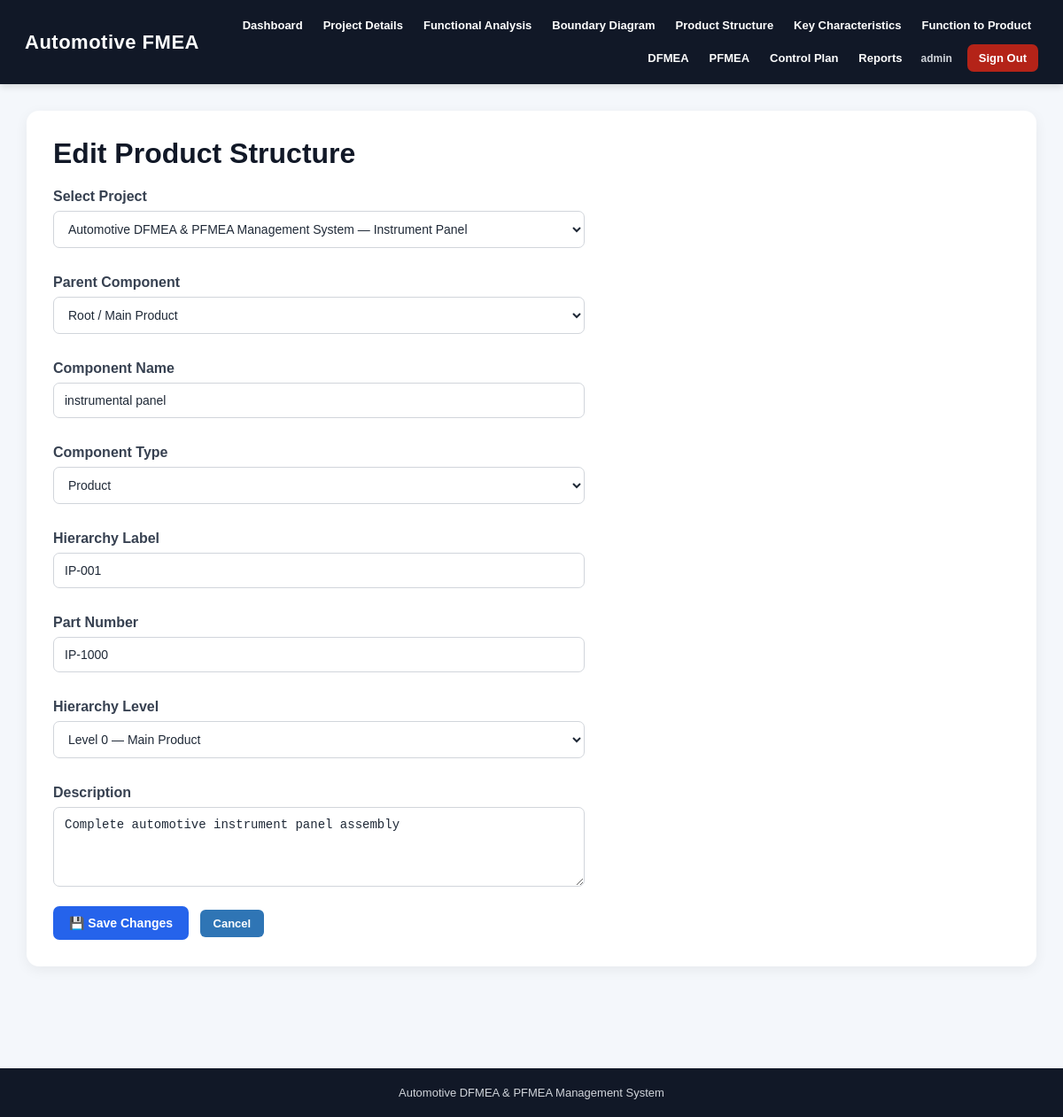
Screenshot of /product-structure/edit/1 (signed in) with the database file from the repository.
### tables this page shows
CREATE TABLE product_structure (
            id INTEGER PRIMARY KEY AUTOINCREMENT,
            project_id INTEGER NOT NULL,
            parent_id INTEGER,
            component_name TEXT NOT NULL,
            component_type TEXT,
            label TEXT,
            part_number TEXT,
            level INTEGER DEFAULT 0,
            description TEXT,
            FOREIGN KEY (project_id) REFERENCES projects(id),
            FOREIGN KEY (parent_id) REFERENCES product_structure(id)
        );

CREATE TABLE projects (
            id INTEGER PRIMARY KEY AUTOINCREMENT,
            project_name TEXT NOT NULL,
            product_name TEXT,
            customer TEXT,
            project_number TEXT,
            created_date TEXT
        , oem_name TEXT DEFAULT 'Generic', compliance_mode TEXT DEFAULT 'AIAG-VDA 2019', user_id INTEGER);

### app.py (the view, shortened to what this page needs)
@app.route("/product-structure/edit/<int:record_id>", methods=["GET", "POST"])
def edit_product_structure(record_id):
    conn = get_db()
    record = conn.execute(
        """SELECT t.* FROM product_structure AS t
           JOIN projects AS p ON t.project_id = p.id
           WHERE t.id = ? AND p.user_id = ?""",
        (record_id, current_user_id())
    ).fetchone()
    if record is None:
        conn.close()
        return "Product structure record not found.", 404
    projects = conn.execute("""
        SELECT id, project_name, product_name
        FROM projects
        WHERE user_id = ?
        ORDER BY id DESC
    """, (current_user_id(),)).fetchall()
    components = conn.execute("""
        SELECT *
        FROM product_structure
        WHERE project_id = ?
        ORDER BY level, id
    """, (record["project_id"],)).fetchall()
    conn.close()
    return render_template(
        "edit_product_structure.html",
        record=record,
        projects=projects,
        components=components
    )

### app.py (called while the page is built)
def get_db():
    os.makedirs("database", exist_ok=True)
    conn = sqlite3.connect(DATABASE)
    conn.row_factory = sqlite3.Row
    return conn

@app.before_request
def require_login():
    if request.endpoint in {"login", "register", "forgot_password", "dashboard", "static"}:
        return
    if "user_id" not in session:
        return redirect(url_for("login"))

def current_user_id():
    return session.get("user_id")

### templates/edit_product_structure.html (shortened to what this page needs)
{% extends "base.html" %}
{% block content %}
<div class="container">
    <h1>Edit Product Structure</h1>
    <form method="POST">
        <label for="project_id">
            Select Project
        </label>
        <select
            name="project_id"
            id="project_id"
            required
        >
            {% for project in projects %}
                <option
                    value="{{ project.id }}"
                    {% if record.project_id == project.id %}
                        selected
                    {% endif %}
                >
                    {{ project.project_name }}
                    {% if project.product_name %}
                        — {{ project.product_name }}
                    {% endif %}
                </option>
            {% endfor %}
        </select>
        <br><br>
        <label for="parent_id">
            Parent Component
        </label>
        <select
            name="parent_id"
            id="parent_id"
        >
            <option value="">
                Root / Main Product
            </option>
        </select>
        <br><br>
        <label for="component_name">
            Component Name
        </label>
        <input
            type="text"
            id="component_name"
            name="component_name"
            value="{{ record.component_name or '' }}"
            required
        >
        <br><br>
        <label for="component_type">
            Component Type
        </label>
        <select
            name="component_type"
            id="component_type"
            required
        >
            <option
                value="Product"
                {% if record.component_type == "Product" %}
                    selected
                {% endif %}
            >
                Product
            </option>
        </select>
        <br><br>
        <label for="label">
            Hierarchy Label
        </label>
        <input
            type="text"
            id="label"
            name="label"
            value="{{ record.label or '' }}"
        >
        <br><br>
        <label for="part_number">
            Part Number
        </label>
        <input
            type="text"
            id="part_number"
            name="part_number"
            value="{{ record.part_number or '' }}"
        >
        <br><br>
        <label for="level">
            Hierarchy Level
        </label>
        <select
            name="level"
            id="level"
        >
            <option
                value="0"
                {% if record.level|string == "0" %}
                    selected
                {% endif %}
            >
                Level 0 — Main Product
            </option>
        </select>
        <br><br>
        <label for="description">
            Description
        </label>
        <textarea
            id="description"
            name="description"
            rows="4"
        >{{ record.description or '' }}</textarea>
        <br><br>
        <button type="submit">
            💾 Save Changes
        </button>
        <a
            href="{{ url_for('product_structure', project_id=record.project_id) }}"
            class="edit-btn"
        >
            Cancel
        </a>
    </form>
</div>
{% endblock %}

### static/css/style.css (style rules this page uses)
* { box-sizing: border-box; }
html { scroll-behavior: smooth; }
body { margin: 0; font-family: Arial, Helvetica, sans-serif; background: #f4f7fb; color: #1f2937; }
.container { max-width: 1250px; margin: 0 auto; background: white; padding: 30px; border-radius: 14px; box-shadow: 0 4px 15px rgba(0, 0, 0, 0.06); }
.container h1 { margin-top: 0; color: #111827; }
form { margin-top: 15px; }
label { display: block; margin: 12px 0 7px; color: #374151; font-weight: 600; }
input, select, textarea { width: 100%; max-width: 600px; padding: 11px 12px; border: 1px solid #d1d5db; border-radius: 7px; font-size: 14px; background: white; color: #1f2937; transition: border-color 0.2s ease, box-shadow 0.2s ease; }
textarea { resize: vertical; min-height: 90px; }
input::placeholder, textarea::placeholder { color: #9ca3af; }
button, .primary-btn { display: inline-block; background: #2563eb; color: white; border: none; padding: 11px 18px; border-radius: 7px; cursor: pointer; text-decoration: none; font-size: 14px; font-weight: 600; transition: background 0.2s ease, transform 0.15s ease; }
a { transition: color 0.2s ease; }
.edit-btn { display: inline-block; padding: 7px 13px; background: #2f75b5; color: white; text-decoration: none; border-radius: 6px; font-size: 13px; font-weight: 600; white-space: nowrap; }

### templates/edit_product_structure.html (style rules this page uses)
.edit-btn { display: inline-block; padding: 8px 15px; margin-left: 8px; background: #2F75B5; color: white; text-decoration: none; border-radius: 6px; font-weight: 600; }

### rows the page displays
product_structure: project_id "Automotive DFMEA & PFMEA Management System — Instrument Panel", component_name "instrumental panel", component_type "Product", label "IP-001", part_number "IP-1000", level "Level 0 — Main Product", description "Complete automotive instrument panel assembly"
